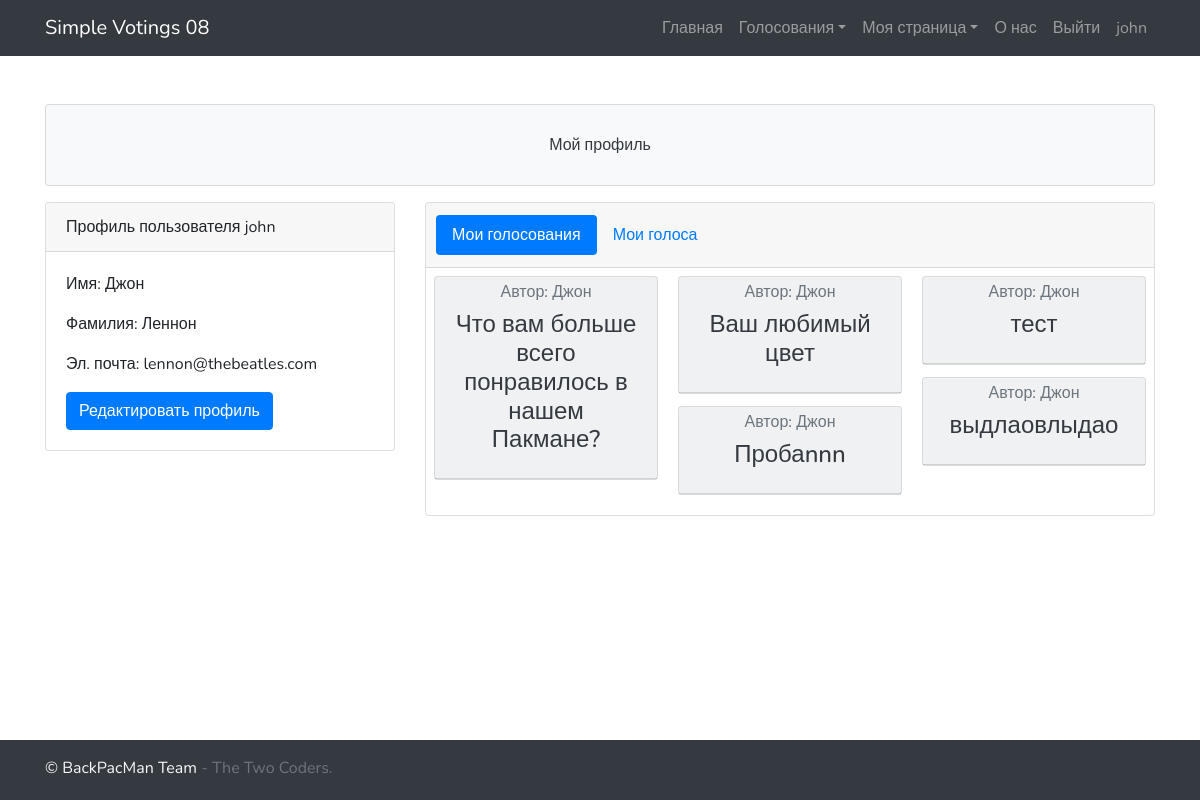
Page /profile/51/ (signed in) on the committed database.
### main_app/models.py (models this page shows, shortened)
class Voting(models.Model):
    question = models.CharField(max_length=50)
    type = models.CharField(max_length=20, default='radio')  # radio, checkbox, text_input
    author = models.ForeignKey(get_user_model(), on_delete=models.CASCADE)
    def options(self):
        return Options.objects.filter(voting_id=self.id)
    def users(self):
        return {e.user_id for e in Vote.objects.filter(voting_id=self.id)}
    def voting_view(self):
        return "/voting/" + str(self.id)

### main_app/views.py (the view)
# urls.py: path('profile/<str:id>/', profile),
@login_required()
def profile(request, id):
    votes = models.Vote.objects.filter(user_id=request.user.id)
    context = {
        'pagetitle': 'Мой профиль',
        'menu': get_menu_context(request),
        'user': request.user,
        'main_message': 'Мой профиль',
        'id': id,
        'votings': models.Voting.objects.filter(author_id=request.user.id),
        'my_votes': {models.Voting.objects.get(id=v.voting_id) for v in votes},
        'expand': True
    }
    return render(request, 'profile.html', context)

### main_app/models.py (called while the page is built)
    def votes(self):
        return {e.id for e in Vote.objects.filter(option_id=self.id)}

    def users(self):
        return {e.id for e in Vote.objects.filter(voting_id=self.voting_id)}

    def get_votes_percentage(self):
        return int(len(self.votes()) / len(self.users()) * 100)

    def get_votes_count_t(self):
        a = len(self.votes())
        return f"(Выбор {a} пользовател{get_suffix(a, 'ей', 'я', 'ей')})" \
            if a else "(Никто ещё не выбирал этот вариант)"

### main_app/views.py (called while the page is built)
def get_suffix(x: int, zero: str, one: str, two: str, ):
    x %= 100
    if 9 < x < 20:
        return zero
    x %= 10
    if x is 1:
        return one
    elif x in [2, 3, 4]:
        return two
    else:
        return zero

### main_app/templates/profile.html (shortened to what this page needs)
{% extends 'basic.html' %}
{% block main %}
<div class="row">
    <div class="col-4">
        <div class="card">
            <div class="card-header">
                Профиль пользователя {{ user }}
            </div>
            <div class="card-body">
                <p class="card-text"> Имя: {{ user.first_name }}</p>
                <p class="card-text"> Фамилия: {{ user.last_name }}</p>
                <p class="card-text"> Эл. почта: {{ user.email }}</p>
                <a href="/edit_profile/" class="btn btn-primary">Редактировать профиль</a>
            </div>
        </div>
    </div>
    <div class="col">
        <div class="card text-center mb-3">
            <div class="card-header">
                <ul class="nav nav-pills card-header-pills" id="nav-tab" role="tablist">
                    <li class="nav-item">
                        <a class="nav-link active" id="nav-votings-tab" data-toggle="tab" href="#nav-votings">Мои
                            голосования </a>
                    </li>
                    <li class="nav-item">
                        <a class="nav-link" id="nav-votes-tab" data-toggle="tab" href="#nav-votes">Мои голоса</a>
                    </li>
                </ul>
            </div>
            <div class="tab-content">
                <div class="tab-pane fade show active" id="nav-votings" role="tabpanel"
                     aria-labelledby="nav-votings-tab">
                    {% if votings %}
                    <div class="card-columns px-2 py-2">
                        {% for voting in votings %}
                        {% include 'forms/voting_basic.html' with action="/vote/"%}
                        {% endfor %}
                    </div>
                    {% else %}
                    <p class="card-text">Вы еще не создавали голосований. Чтобы создать, <a href="/create/">нажмите
                        сюда </a></p>
                    {% endif %}
                </div>
            </div>
        </div>
    </div>
</div>
{% endblock %}

### main_app/templates/menu.html (shortened to what this page needs)
{% if menu %}
<nav class="navbar navbar-expand-lg navbar-dark bg-dark">
    <div class="container">
        <a class="navbar-brand" href="/">Simple Votings 08</a>
        <div class="collapse navbar-collapse" id="navbarResponsive">
            <ul class="navbar-nav ml-auto">
                {% for item in menu %}
                {% if item.dropdown %}
                <div class="dropdown">
                    <li class="nav-item">
                        <a class="nav-link dropdown-toggle"
                           id="dropdownMenuButton" data-toggle="dropdown"
                           aria-haspopup="true" aria-expanded="false" href="{{ item.url }}">{{ item.name }}</a>
                    </li>
                </div>
                {% else %}
                <li class="nav-item">
                    <a class="nav-link" href="{{item.url}}">{{ item.name }}</a>
                </li>
                {% endif %}
                {% endfor %}
                {% for item in menu.0 %}
                <li class="nav-item">
                    <a class="nav-link" href="{{item.url}}">{{ item.name }}
                    </a>
                </li>
                {% endfor %}
            </ul>
        </div>
    </div>
</nav>
{% endif %}

### main_app/templates/forms/basic.html (shortened to what this page needs)
<form method="{% block method %}{{ method|default:'POST' }}{% endblock %}"
      action="{% block action %}{{ action|default:'/' }}{% endblock %}" id="voting_form">
    <div class="card bg-light">
        <div class="card-header" {% if expand %}
             data-toggle="collapse" href="#voting_{{voting.id}}" role="button" aria-expanded="false"
             aria-controls="voting_{{voting.id}}" {% endif %}>
            <h6 class="card-subtitle mb-2 text-muted">Автор:
                {% if voting.author.first_name %} {{ voting.author.first_name }}
                {% else %} {{ voting.author }} {% endif %} </h6>
            <h4 class="card-title"><a href="{{voting.voting_view}}" class="text-dark"> {{ voting.question }}</a></h4>
        </div>
    </div>
</form>

### main_app/static/css/custom.css (style rules this page uses)
html { height: 100%; }
body { font-family: 'Nunito', sans-serif; min-height:100%; position:relative; padding-bottom: 60px; background-image: url("./images/img.png"); }

### rows in the picture
Voting: author.first_name "Джон", question "Что вам больше всего понравилось в нашем Пакмане?"
Voting: author.first_name "Джон", question "Ваш любимый цвет"
Voting: author.first_name "Джон", question "Пробаnnn"
Voting: author.first_name "Джон", question "тест"
Voting: author.first_name "Джон", question "выдлаовлыдао"

### other values in the picture
{{ item.name }} "Главная" "О нас"
{{ item.name }} "Голосования" "Моя страница"
{{ item.name }} "Выйти"
{{ item.name }} "john"
{{ main_message }} "Мой профиль"
{{ user }} "john"
{{ user.first_name }} "Джон"
{{ user.last_name }} "Леннон"
{{ user.email }} "lennon@thebeatles.com"
